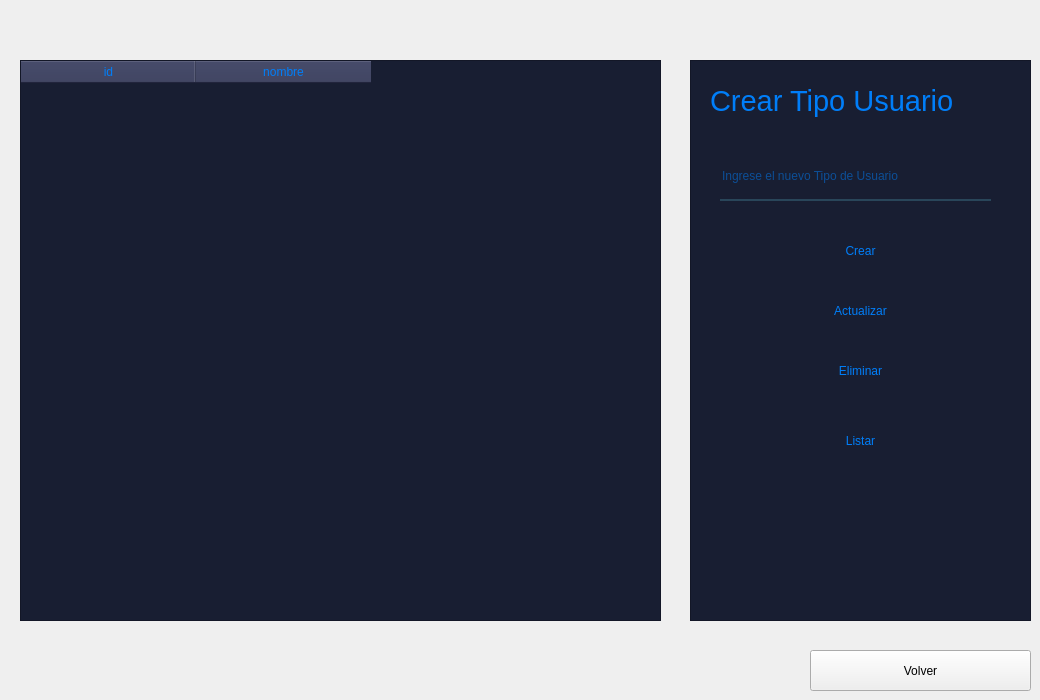
               <widget class="QWidget" name="page_tipoUsuario">
                <widget class="QFrame" name="frame_8">
                 <property name="geometry">
                  <rect>
                   <x>690</x>
                   <y>60</y>
                   <width>341</width>
                   <height>561</height>
                  </rect>
                 </property>
                 <property name="styleSheet">
                  <string notr="true">QLineEdit{
background-color:rgba(0, 0, 0, 0);
border:none;
border-bottom:2px solid rgba(46, 82, 101, 200);
color: rgb(0,126,249);
padding-bottom:7px;
}
QPushButton{
background-color: rgb(24, 30, 50);
border-top-left-radius:20p;
color: rgb(0,126,249);
font: 77 10pt &quot;Gadugi&quot;;

border-radius: 5px;

}

QPushButton:hover{

background-color: qlineargradient(spread:pad, x1:0, y1:0.505682, x2:1, y2:0.477, stop:0 rgba(11, 131, 120, 219), stop:1 rgba(85, 98, 112, 226));


}
QFrame{
background-color: rgb(24, 30, 50);
}
QLabel{
color: rgb(0,126,249);
}
</string>
                 </property>
                 <property name="frameShape">
                  <enum>QFrame::StyledPanel</enum>
                 </property>
                 <property name="frameShadow">
                  <enum>QFrame::Raised</enum>
                 </property>
                 <widget class="QLabel" name="label_2">
                  <property name="geometry">
                   <rect>
                    <x>20</x>
                    <y>20</y>
                    <width>301</width>
                    <height>41</height>
                   </rect>
                  </property>
                  <property name="font">
                   <font>
                    <pointsize>22</pointsize>
                   </font>
                  </property>
                  <property name="text">
                   <string>Crear Tipo Usuario</string>
                  </property>
                 </widget>
                 <widget class="QLineEdit" name="lnx_tipoUsusario">
                  <property name="geometry">
                   <rect>
                    <x>30</x>
                    <y>100</y>
                    <width>271</width>
                    <height>41</height>
                   </rect>
                  </property>
                  <property name="styleSheet">
                   <string notr="true"/>
                  </property>
                  <property name="placeholderText">
                   <string>Ingrese el nuevo Tipo de Usuario</string>
                  </property>
                 </widget>
                 <widget class="QPushButton" name="btn_crear_tipo">
                  <property name="geometry">
                   <rect>
                    <x>60</x>
                    <y>170</y>
                    <width>221</width>
                    <height>41</height>
                   </rect>
                  </property>
                  <property name="text">
                   <string>Crear</string>
                  </property>
                 </widget>
                 <widget class="QPushButton" name="btn_actualizarTipo">
                  <property name="geometry">
                   <rect>
                    <x>60</x>
                    <y>230</y>
                    <width>221</width>
                    <height>41</height>
                   </rect>
                  </property>
                  <property name="text">
                   <string>Actualizar</string>
                  </property>
                 </widget>
                 <widget class="QPushButton" name="btn_eliminarTipo">
                  <property name="geometry">
                   <rect>
                    <x>60</x>
                    <y>290</y>
                    <width>221</width>
                    <height>41</height>
                   </rect>
                  </property>
                  <property name="text">
                   <string>Eliminar</string>
                  </property>
                 </widget>
                 <widget class="QPushButton" name="btn_listar_Tipo">
                  <property name="geometry">
                   <rect>
                    <x>60</x>
                    <y>360</y>
                    <width>221</width>
                    <height>41</height>
                   </rect>
                  </property>
                  <property name="text">
                   <string>Listar</string>
                  </property>
                 </widget>
                </widget>
                <widget class="QPushButton" name="btn_volver">
                 <property name="geometry">
                  <rect>
                   <x>810</x>
                   <y>650</y>
                   <width>221</width>
                   <height>41</height>
                  </rect>
                 </property>
                 <property name="text">
                  <string>Volver</string>
                 </property>
                </widget>
                <widget class="QTableWidget" name="tabla_tipo_usuario">
                 <property name="geometry">
                  <rect>
                   <x>20</x>
                   <y>60</y>
                   <width>641</width>
                   <height>561</height>
                  </rect>
                 </property>
                 <property name="styleSheet">
                  <string notr="true">QHeaderView
{
Fondo: transparente; 
background-color: rgb(24, 30, 50);
border-top-left-radius:20p;
color: rgb(0,126,249);
font: 77 10pt &quot;Gadugi&quot;;
}

QHeaderView:hover
{
background-color: rgb(46, 51, 84);
border-top-left-radius:20p;
}
QHeaderView:section
{
background-color: rgb(46, 51, 84);
border-top-left-radius:20p;
padding: 2px;
font-size:11 pt;

}
QTableWidget{
background-color: rgb(24, 30, 50);
gridline-color: rgb(24, 30, 50);
font-size: 11pt;
border-top-left-radius:20p;
color: rgb(0,126,249);
font: 77 10pt &quot;Gadugi&quot;;
}
QTableWidgetQTableCornerButton::section{
background-color: rgb(46, 51, 84);
border: 1px solid rgb(0,126,249);
}
QTableView QTableCornerButton::section {
background-color: rgb(46, 51, 84);
border: 1px solid rgb(0, 126, 249);
}</string>
                 </property>
                 <attribute name="horizontalHeaderDefaultSectionSize">
                  <number>175</number>
                 </attribute>
                 <column>
                  <property name="text">
                   <string>id</string>
                  </property>
                 </column>
                 <column>
                  <property name="text">
                   <string>nombre</string>
                  </property>
                 </column>
                </widget>
               </widget>
